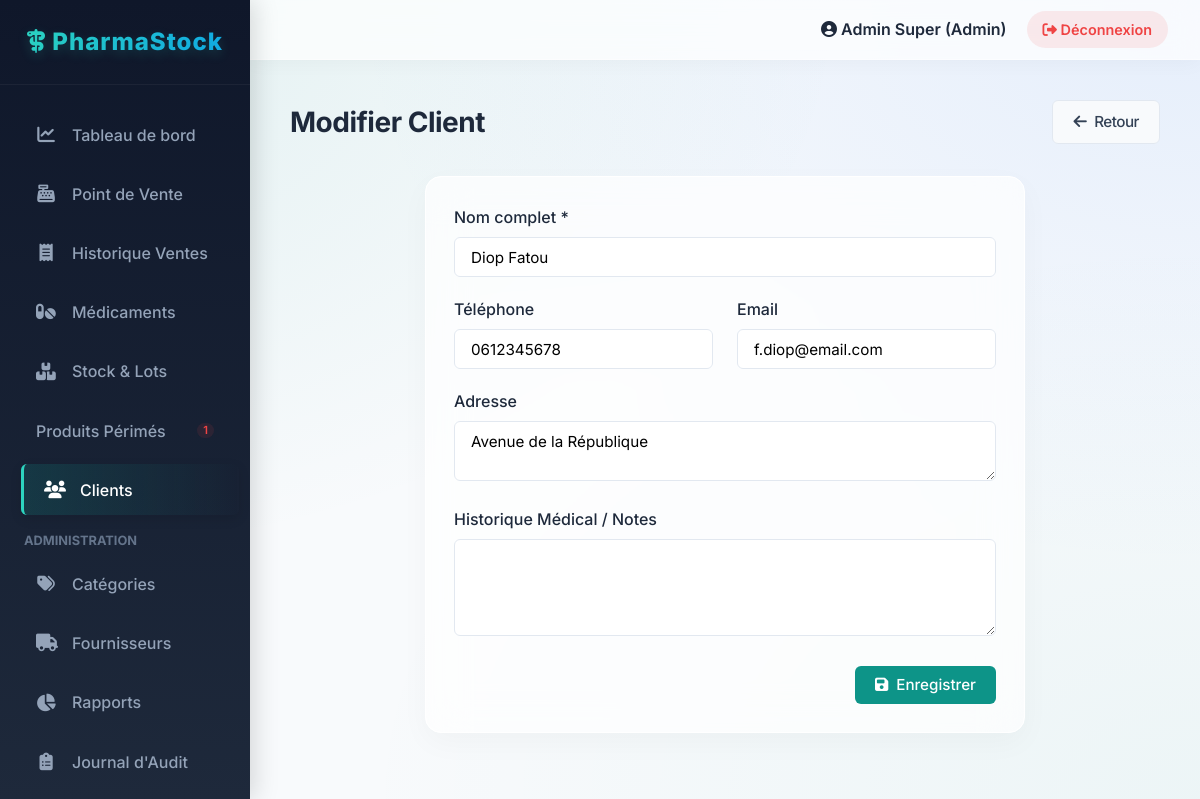
The page /index.php?page=clients&action=edit&id=2 (signed in) on the database its author committed.
### tables this page shows
CREATE TABLE `client` (
  `id` INT PRIMARY KEY AUTO_INCREMENT,
  `nom` VARCHAR(100) NOT NULL,
  `telephone` VARCHAR(20),
  `email` VARCHAR(100),
  `adresse` TEXT,
  `historique_medical` TEXT
);

### config/database.php (called while the page is built, shortened)
<?php
class Database {
    private static $instance = null;
    private $pdo;
    private function __construct() {
        try {
			$dsn = "mysql:host=" . DB_HOST . ";port=" . DB_PORT . ";dbname=" . DB_NAME . ";charset=utf8";
			$options = [
                PDO::ATTR_ERRMODE            => PDO::ERRMODE_EXCEPTION,
                PDO::ATTR_DEFAULT_FETCH_MODE => PDO::FETCH_ASSOC,
                PDO::ATTR_EMULATE_PREPARES   => false,
            ];
            $this->pdo = new PDO($dsn, DB_USER, DB_PASS, $options);
        } catch (PDOException $e) {
            die("Erreur de connexion à la base de données: " . $e->getMessage());
        }
    }
    public static function getInstance() {
        if (self::$instance === null) {
            self::$instance = new self();
        }
        return self::$instance;
    }
    public function getConnection() {
        return $this->pdo;
    }
}

### models/Client.php (called while the page is built, shortened)
<?php
require_once __DIR__ . '/../config/database.php';
class Client {
    private $db;
    public function __construct() {
        $this->db = Database::getInstance()->getConnection();
    }
    public function getById($id) {
        $stmt = $this->db->prepare("SELECT * FROM client WHERE id = ?");
        $stmt->execute([$id]);
        return $stmt->fetch();
    }
}

### views/clients/form.php (the view)
<?php include __DIR__ . '/../layouts/header.php'; ?>
<div class="page-title">
    <span><?= isset($client) ? 'Modifier Client' : 'Ajouter un Client' ?></span>
    <a href="<?= BASE_URL ?>/index.php?page=clients" class="btn btn-secondary"><i class="fa-solid fa-arrow-left"></i> Retour</a>
</div>
<div class="card" style="max-width: 600px; margin: 0 auto;">
    <div class="card-body">
        <form action="" method="POST">
            <div class="form-group">
                <label class="form-label">Nom complet *</label>
                <input type="text" name="nom" class="form-control" value="<?= htmlspecialchars($client['nom'] ?? '') ?>" required>
            </div>
            <div class="form-row">
                <div class="form-group form-col">
                    <label class="form-label">Téléphone</label>
                    <input type="text" name="telephone" class="form-control" value="<?= htmlspecialchars($client['telephone'] ?? '') ?>">
                </div>
                <div class="form-group form-col">
                    <label class="form-label">Email</label>
                    <input type="email" name="email" class="form-control" value="<?= htmlspecialchars($client['email'] ?? '') ?>">
                </div>
            </div>
            <div class="form-group">
                <label class="form-label">Adresse</label>
                <textarea name="adresse" class="form-control" rows="2"><?= htmlspecialchars($client['adresse'] ?? '') ?></textarea>
            </div>
            <div class="form-group">
                <label class="form-label">Historique Médical / Notes</label>
                <textarea name="historique_medical" class="form-control" rows="4"><?= htmlspecialchars($client['historique_medical'] ?? '') ?></textarea>
            </div>
            <div style="text-align: right; margin-top: 1.5rem;">
                <button type="submit" class="btn btn-primary"><i class="fa-solid fa-save"></i> Enregistrer</button>
            </div>
        </form>
    </div>
</div>
<?php include __DIR__ . '/../layouts/footer.php'; ?>

### public/css/style.css (style rules this page uses)
:root { --primary-color: #0d9488; --primary-hover: #0f766e; --secondary-color: #3b82f6; --dark-color: #1e293b; --light-bg: #f8fafc; --white: #ffffff; --border-color: #e2e8f0; --text-color: #334155; --text-muted: #64748b; --danger: #ef4444; --warning: #f59e0b; --success: #10b981; --sidebar-width: 250px; --header-height: 60px; --font-family: 'Inter', system-ui, -apple-system, sans-serif; --shadow-sm: 0 1px 2px 0 rgb(0 0 0 / 0.05); --shadow-md: 0 4px 6px -1px rgb(0 0 0 / 0.1), 0 2px 4px -2px rgb(0 0 0 / 0.1); --shadow-lg: 0 10px 15px -3px rgb(0 0 0 / 0.1), 0 4px 6px -4px rgb(0 0 0 / 0.1); --radius-md: 0.375rem; --radius-lg: 0.5rem; }
* { margin: 0; padding: 0; box-sizing: border-box; }
body { font-family: var(--font-family); background-color: #f8fafc; background-image: radial-gradient(at 0% 0%, hsla(175, 83%, 32%, 0.1) 0px, transparent 50%), radial-gradient(at 100% 0%, hsla(217, 91%, 60%, 0.1) 0px, transparent 50%), radial-gradient(at 100% 100%, hsla(175, 83%, 32%, 0.05) 0px, transparent 50%); background-attachment: fixed; color: var(--text-color); line-height: 1.5; }
a { text-decoration: none; color: var(--primary-color); transition: color 0.2s ease; }
.page-title { font-size: 1.75rem; font-weight: 700; margin-bottom: 2rem; color: #1e293b; display: flex; justify-content: space-between; align-items: center; letter-spacing: -0.5px; }
.card { background: rgba(255, 255, 255, 0.7); backdrop-filter: blur(20px); -webkit-backdrop-filter: blur(20px); border-radius: 1rem; box-shadow: 0 10px 30px rgba(0, 0, 0, 0.03); border: 1px solid rgba(255, 255, 255, 1); overflow: hidden; margin-bottom: 1.5rem; animation: fadeUp 0.5s ease-out backwards; }
.card:nth-child(2) { animation-delay: 0.1s; }
.card-body { padding: 1.75rem; }
.form-group { margin-bottom: 1.25rem; }
.form-label { display: block; margin-bottom: 0.5rem; font-weight: 500; color: var(--dark-color); }
.form-control { width: 100%; padding: 0.6rem 1rem; border: 1px solid var(--border-color); border-radius: var(--radius-md); font-family: inherit; font-size: 0.95rem; transition: all 0.2s; background-color: var(--white); }
.form-row { display: flex; gap: 1.5rem; flex-wrap: wrap; }
.form-col { flex: 1; min-width: 200px; }
.btn { display: inline-flex; align-items: center; justify-content: center; gap: 0.5rem; padding: 0.6rem 1.25rem; border-radius: var(--radius-md); font-weight: 500; cursor: pointer; border: none; transition: all 0.2s; font-family: inherit; font-size: 0.95rem; }
.btn-primary { background-color: var(--primary-color); color: white; }
.btn-secondary { background-color: var(--light-bg); color: var(--text-color); border: 1px solid var(--border-color); }

### rows shown on the page
client: nom "Diop Fatou", telephone "0612345678", email "f.diop@email.com", adresse "Avenue de la République"

### other values the page prints
$sidebarPerimesCount "1"
$_SESSION['user_prenom'] . ' ' . $_SESSION['user_nom'] "Admin Super"
$_SESSION['user_role'] "Admin"
